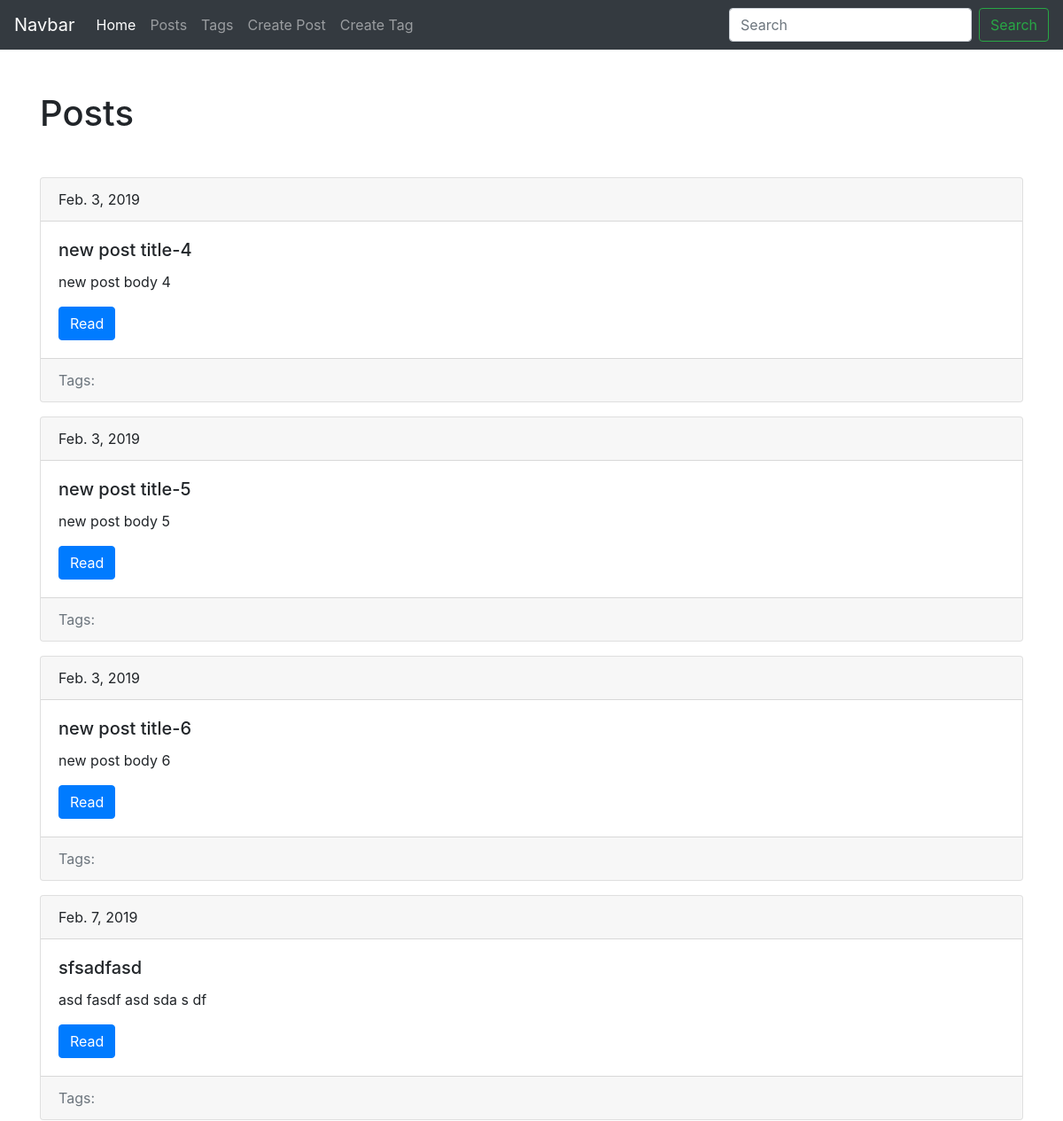
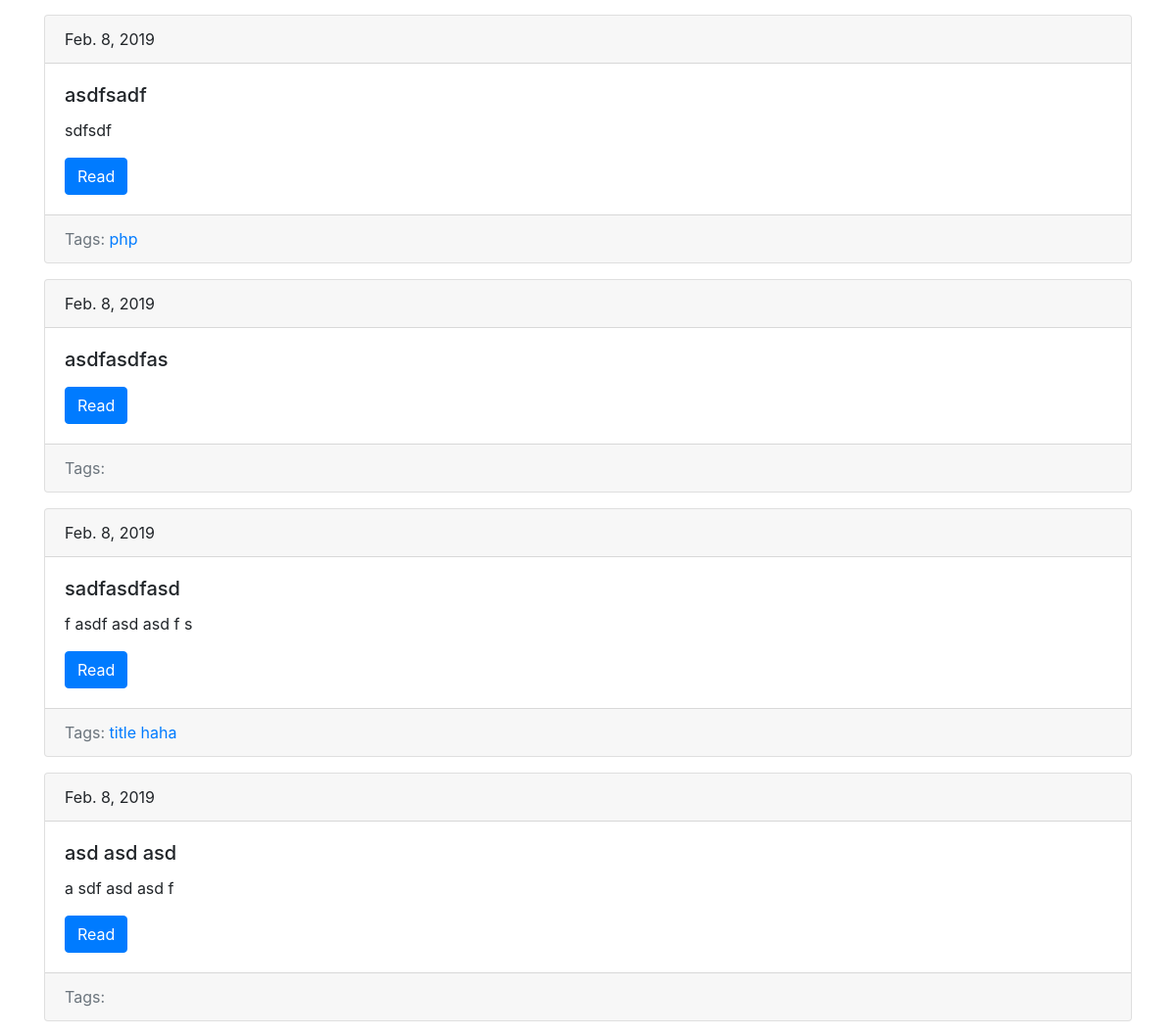
/blog/ (upper part), run on an earlier commit of the app's database (2 pictures, top to bottom).
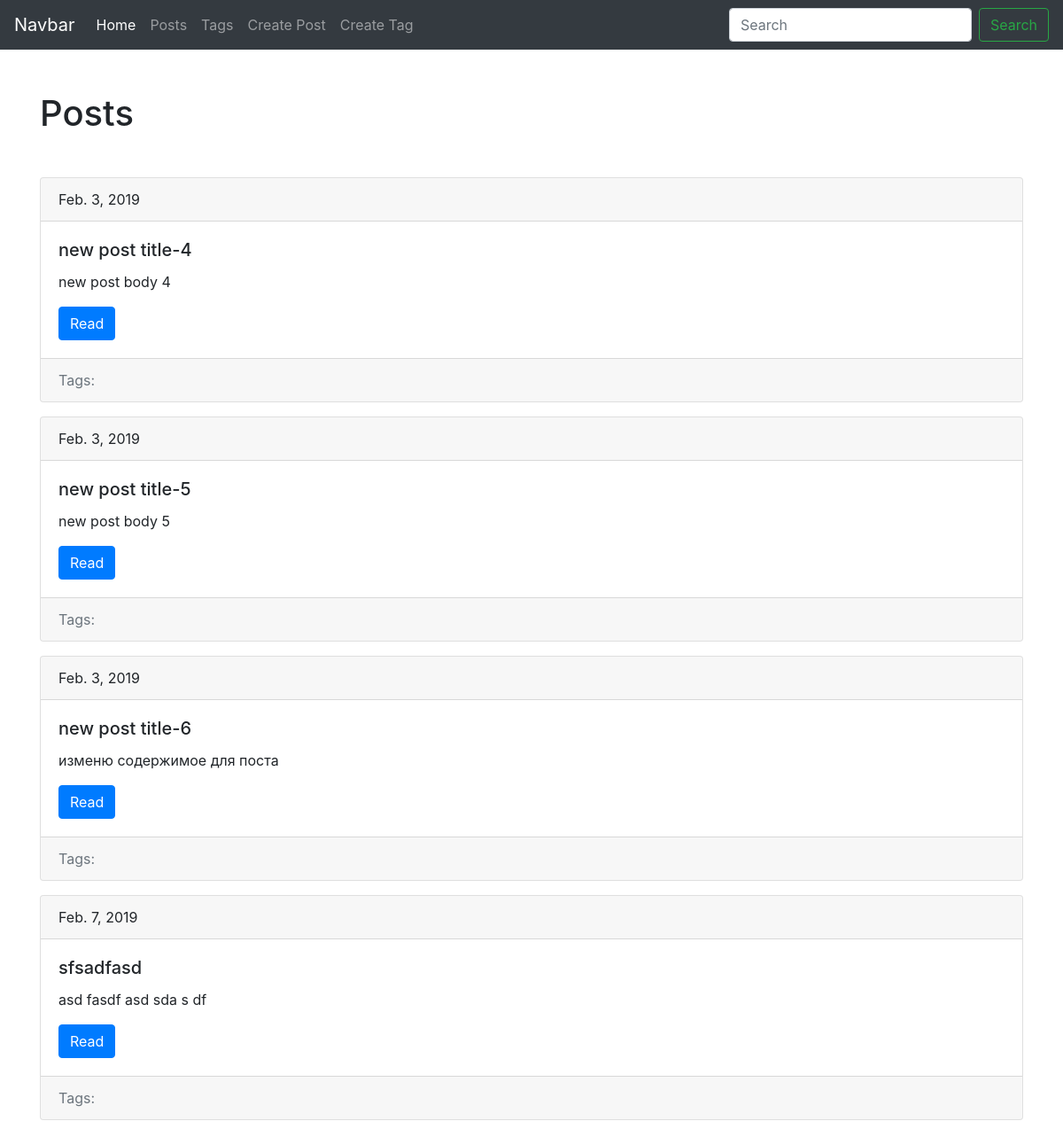
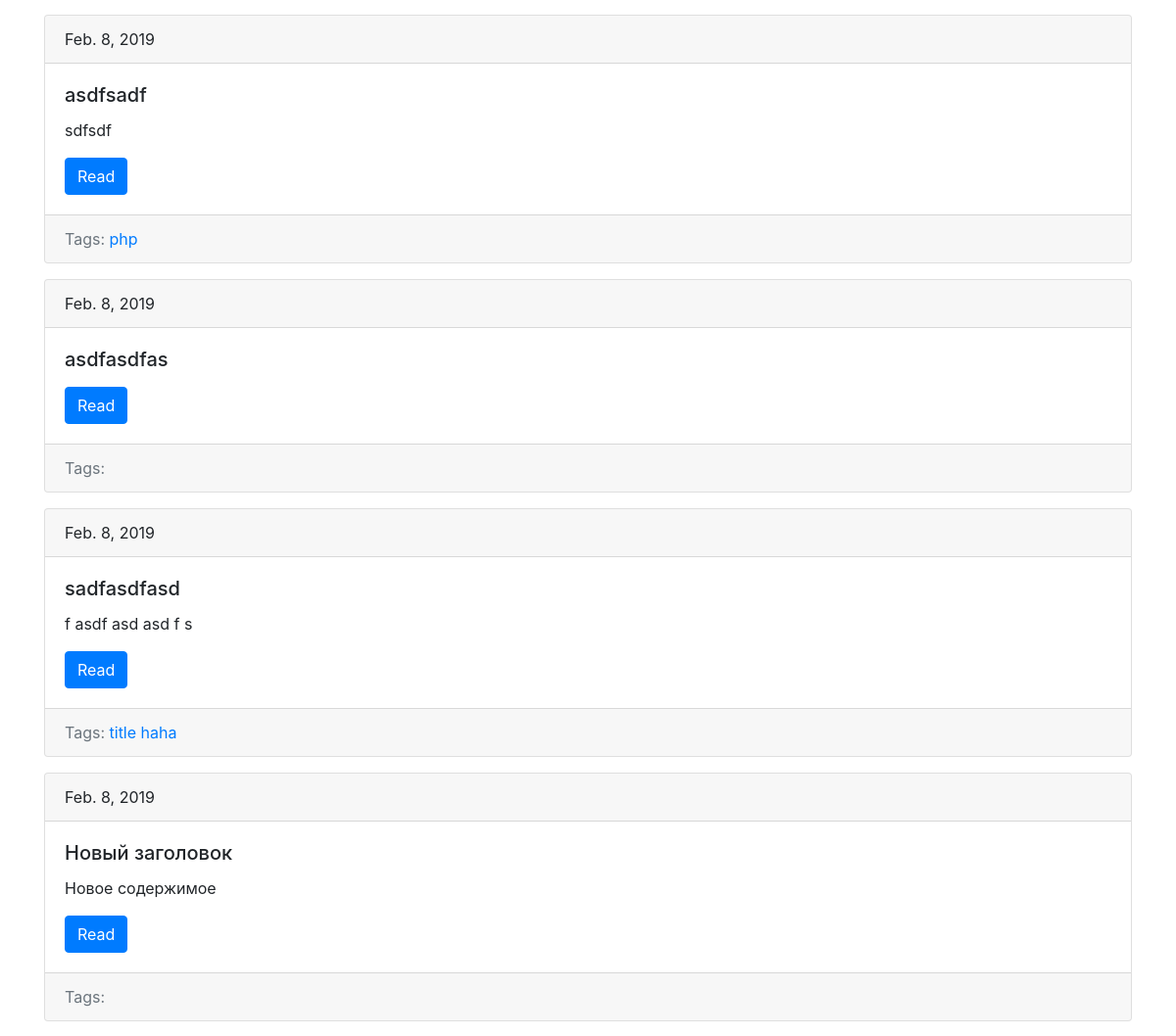
And on a later commit of the database (2 pictures, top to bottom).
### blog/models.py (models this page shows, shortened)
class Post(models.Model):
    title = models.CharField(max_length=150, db_index=True)
    slug = models.CharField(max_length=150, unique=True)
    body = models.TextField(blank=True, db_index=True)
    date_pub = models.DateTimeField(auto_now_add=True)
    tags = models.ManyToManyField('Tag', blank=True, related_name='posts')
    def get_absolute_url(self):
        return reverse('blog_post_detail', kwargs={'slug': self.slug})

### blog/views.py (the view)
# urls.py: path('', post_list, name='blog_posts_list'),
def post_list(request):
    model_name = 'post'
    search_query = request.GET.get('search', '')
    if search_query:
        items = Post.objects.filter(Q(title__icontains=search_query) | Q(body__icontains=search_query))
    else:
        items = Post.objects.all()
    return render(request, f'blog/{model_name}_list.html', {'items': items, 'search_query': search_query})

### blog/models.py (called while the page is built)
    def get_absolute_url(self):
        return reverse('blog_tag_detail', kwargs={'slug': self.slug})

### blog/templates/blog/post_list.html (shortened to what this page needs)
{% extends 'blog/base.html' %}
{% block content %}
    {% for item in items %}
        {% include 'blog/includes/post_card_template.html' %}
    {% endfor %}
{% endblock %}

### blog/templates/blog/includes/post_card_template.html
<div class="card mb-3">
    <div class="card-header">
        {{ item.date_pub.date }}
    </div>
    <div class="card-body">
        <h5 class="card-title">{{ item.title }}</h5>
        <p class="card-text">{{ item.body | truncatewords:15 }}</p>
        <a href="{{ item.get_absolute_url }}" class="btn btn-primary">Read</a>
    </div>
  <div class="card-footer text-muted">
  Tags:
      {% for tag in item.tags.all %}
          <a href="{{ tag.get_absolute_url }}">{{ tag.title }}</a>
      {% endfor %}
  </div>
</div>

What changed in the data, as far as the page shows it:
changed Post "new post title-6": body "new post body 6" → "изменю содержимое для поста"
changed Post: title "asd asd asd" → "Новый заголовок"; body "a sdf asd asd f" → "Новое содержимое"
